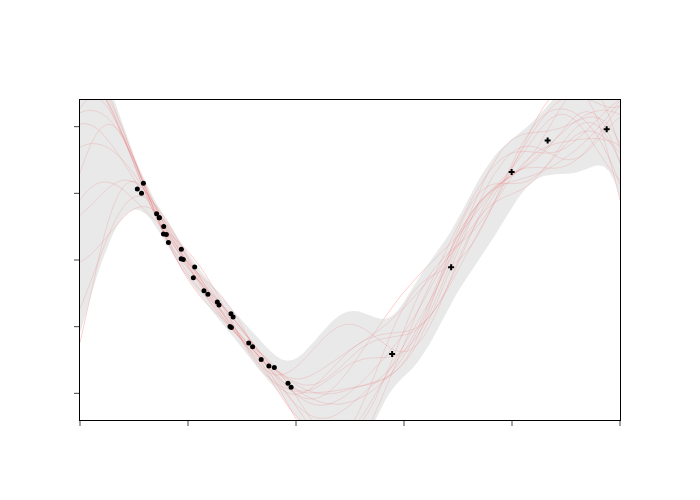

Here is the notebook cell this chart was saved with:
### Code cell
# Plot the result
fig = go.FigureWidget()

# fig.add_scatter(x=x, y=y, mode='lines',
#                   line={'color':'black'},
#                   name='true function', showlegend=True)

bgps2=True
blin=False
bs2=True
bGP=True
showlegend=False
if bGP:
  xrange=[0,1]
  if bgps2:
    for q in range(s2_ys.shape[2]):
      showlegend_s=True if (q==0 and showlegend) else False
      fig.add_scatter(x=x, y=s2_ys[:,0,q], mode='lines',
                      line={'color':'red', 'width':0.2},
                      name='GP samples', legendgroup='GP samples', 
                      showlegend=showlegend_s)  
    #fig.add_scatter(x=x, y=mu_s2[:,0], mode='lines',
    #                  line={'color':'black'},
    #                  name='GP mean', showlegend=True)
    fig.add_scatter(x=x, y=mu_s2[:,0]-2*std_s2, mode='lines',
                      line={'color':'lightgray', 'width':0},
                      name='GP-std', showlegend=showlegend)
    fig.add_scatter(x=x, y=mu_s2[:,0]+2*std_s2, mode='lines',
                      line={'color':'lightgray', 'width':0},
                      name='GP+std', showlegend=showlegend, fill='tonexty')
  else:
    for q in range(s2_ys.shape[2]):
      showlegend_s=True if (q==0 and showlegend) else False
      fig.add_scatter(x=x, y=s1_ys[:,0,q], mode='lines',
                      line={'color':'red', 'width':0.2},
                      name='GP samples', legendgroup='GP samples', showlegend=showlegend_s)  
    #fig.add_scatter(x=x, y=mu_s1[:,0], mode='lines',
    #                  line={'color':'black'},
    #                  name='GP mean', showlegend=True)
    fig.add_scatter(x=x, y=mu_s1[:,0]-2*std_s1, mode='lines',
                      line={'color':'lightgray', 'width':0},
                      name='GP-std', showlegend=False)
    fig.add_scatter(x=x, y=mu_s1[:,0]+2*std_s1, mode='lines',
                      line={'color':'lightgray', 'width':0},
                      name='GP+std', showlegend=showlegend, fill='tonexty')       
else:
  xrange=[0,0.5]

if blin:
  fig.add_scatter(x=x, y=lin_s1.predict(x.reshape(-1,1)), mode='lines',
                    line={'color':'black'},
                    name='Linear regression', showlegend=showlegend)
if bs2:
  fig.add_scatter(x=s2_x, y=s2_y, mode='markers',
                    marker={'symbol':'cross', 'color':'black', 'size':5},
                    name='samples 2', showlegend=False)                            
fig.add_scatter(x=s1_x, y=s1_y, mode='markers',
                    marker={'symbol':'circle', 'color':'black', 'size':5},
                    name='samples 1', showlegend=showlegend)

fig.update_layout(width=700, height=500,
                  xaxis={'range':xrange, 'showticklabels':False, 'ticks':'outside', 'linecolor': 'black', 'linewidth': 1, 'mirror': True, 'showgrid':False, 'zeroline':False},
                  yaxis={'range':[-1.2,1.2], 'showticklabels':False, 'ticks':'outside', 'linecolor': 'black', 'linewidth': 1, 'mirror': True, 'showgrid':False, 'zeroline':False},
                  plot_bgcolor='white', paper_bgcolor='white'
                  )

fig.show()
